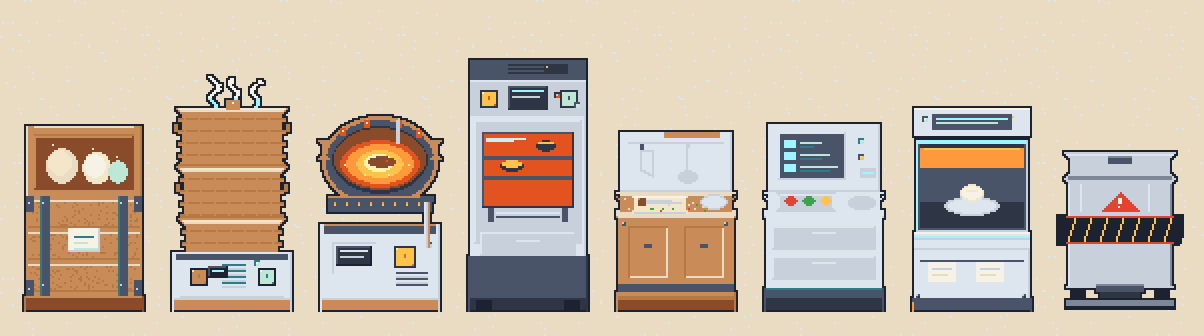

Recreate this plot in Python.
import os, sys
sys.path.insert(0, os.path.dirname(os.path.dirname(os.path.abspath(__file__))))
import pygame
from core import config
pygame.init()
A = config.ART_DIR
T = 64
names = ["crate", "steamer", "wok", "oven", "board", "assemble", "serve", "trash"]
fa = pygame.image.load(os.path.join(A, "floor_a.png"))
fb = pygame.image.load(os.path.join(A, "floor_b.png"))
gap = 10
W = len(names) * (T + gap) + gap
H = 128 + 40
s = pygame.Surface((W, H))
for ty in range(H // T + 1):
    for tx in range(W // T + 1):
        s.blit(fa if (tx + ty) % 2 == 0 else fb, (tx * T, ty * T))
for i, n in enumerate(names):
    img = pygame.image.load(os.path.join(A, "station_" + n + ".png"))
    x = gap + i * (T + gap) + (T - img.get_width()) // 2
    y = H - 12 - img.get_height()
    s.blit(img, (x, y))
big = pygame.transform.scale(s, (W * 2, H * 2))
pygame.image.save(big, "tests/_st_preview.png")
print("ok", big.get_size())
